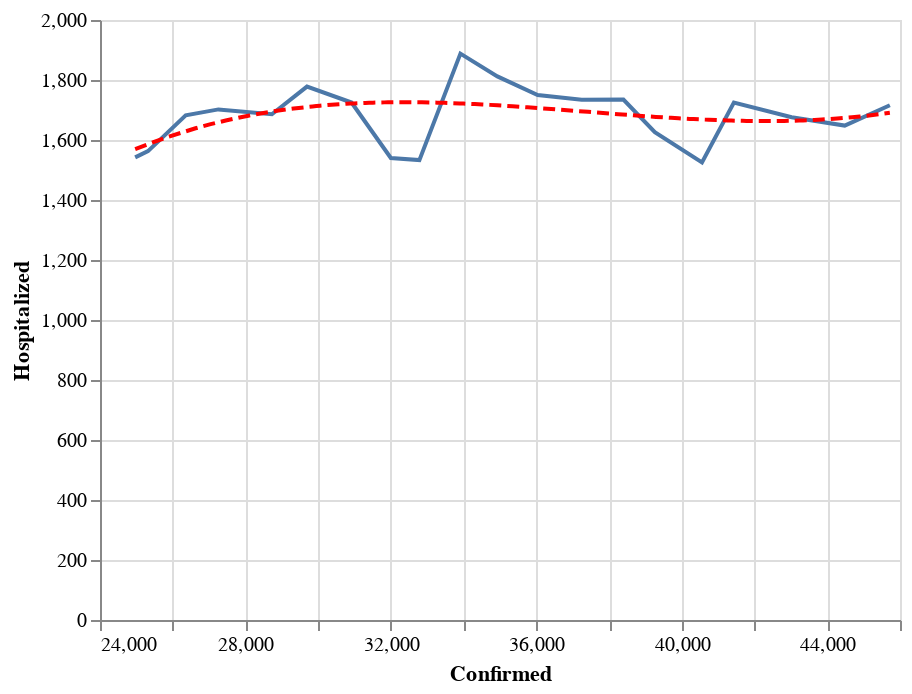

Notebook source saved alongside this figure:
### Code cell
state = alt.Chart(data[data['State'] == 'TX'].sort_values('Date').tail(21)).mark_line().encode(
    x='Confirmed:Q',
    y='Hospitalized:Q'
)
reg = state.transform_regression("Confirmed", "Hospitalized", method="poly").mark_line(color='red', strokeDash=[6,3])
(state+reg).interactive()

### Figure 1 — Vega-Lite specification as saved in the notebook (floating-point values rounded to 4 significant figures)
{"config": {"view": {"continuousWidth": 400, "continuousHeight": 300}}, "layer": [{"mark": "line", "encoding": {"x": {"type": "quantitative", "field": "Confirmed"}, "y": {"type": "quantitative", "field": "Hospitalized"}}, "selection": {"selector018": {"type": "interval", "bind": "scales", "encodings": ["x", "y"]}}}, {"mark": {"type": "line", "color": "red", "strokeDash": [6, 3]}, "encoding": {"x": {"type": "quantitative", "field": "Confirmed"}, "y": {"type": "quantitative", "field": "Hospitalized"}}, "transform": [{"on": "Confirmed", "regression": "Hospitalized", "method": "poly"}]}], "data": {"name": "data-0517afcd8684e56863450e3ecd5167b1"}, "$schema": "https://vega.github.io/schema/vega-lite/v4.0.2.json", "datasets": {"data-0517afcd8684e56863450e3ecd5167b1": [{"State": "TX", "Date": "04-26-2020", "Confirmed": 24970.0, "Deaths": 651.0, "Recovered": 0.0, "Confirmed_New": 814.0, "Deaths_New": 13.0, "Recovered_New": 0.0, "Active": 24320.0, "positive": 24630.0, "negative": 251400.0, "pending": null, "Hospitalized": 1542.0, "hospitalizedCumulative": null, "inIcuCurrently": null, "inIcuCumulative": null, "onVentilatorCurrently": null, "onVentilatorCumulative": null, "recovered": 10760.0, "dataQualityGrade": "B", "lastUpdateEt": "4/26/2020 12:40", "hash": "29637f963b5add57304a3f09d8c2c27cd12a343c", "dateChecked": "2020-04-26T20:00:00Z", "death": 648.0, "hospitalized": null, "total": 276000.0, "totalTestResults": 276000.0, "posNeg": 276000.0, "fips": 48.0, "deathIncrease": 25.0, "hospitalizedIncrease": 0.0, "negativeIncrease": 12350.0, "positiveIncrease": 858.0, "totalTestResultsIncrease": 13200.0}, {"State": "TX", "Date": "04-27-2020", "Confirmed": 25320.0, "Deaths": 666.0, "Recovered": 0.0, "Confirmed_New": 354.0, "Deaths_New": 15.0, "Recovered_New": 0.0, "Active": 24660.0, "positive": 25300.0, "negative": 265200.0, "pending": null, "Hospitalized": 1563.0, "hospitalizedCumulative": null, "inIcuCurrently": null, "inIcuCumulative": null, "onVentilatorCurrently": null, "onVentilatorCumulative": null, "recovered": 11170.0, "dataQualityGrade": "B", "lastUpdateEt": "4/27/2020 13:10", "hash": "71e0a846ca395cb44d760afda797d76a58c2e3b6", "dateChecked": "2020-04-27T20:00:00Z", "death": 663.0, "hospitalized": null, "total": 290500.0, "totalTestResults": 290500.0, "posNeg": 290500.0, "fips": 48.0, "deathIncrease": 15.0, "hospitalizedIncrease": 0.0, "negativeIncrease": 13830.0, "positiveIncrease": 666.0, "totalTestResultsIncrease": 14500.0}, {"State": "TX", "Date": "04-28-2020", "Confirmed": 26360.0, "Deaths": 719.0, "Recovered": 0.0, "Confirmed_New": 1036.0, "Deaths_New": 53.0, "Recovered_New": 0.0, "Active": 25640.0, "positive": 26170.0, "negative": 274200.0, "pending": null, "Hospitalized": 1682.0, "hospitalizedCumulative": null, "inIcuCurrently": null, "inIcuCumulative": null, "onVentilatorCurrently": null, "onVentilatorCumulative": null, "recovered": 11790.0, "dataQualityGrade": "B", "lastUpdateEt": "4/28/2020 13:00", "hash": "2593f001bb55c0370b076f6a6bafcb8e88a02d1c", "dateChecked": "2020-04-28T20:00:00Z", "death": 690.0, "hospitalized": null, "total": 300400.0, "totalTestResults": 300400.0, "posNeg": 300400.0, "fips": 48.0, "deathIncrease": 27.0, "hospitalizedIncrease": 0.0, "negativeIncrease": 8993.0, "positiveIncrease": 874.0, "totalTestResultsIncrease": 9867.0}, {"State": "TX", "Date": "04-29-2020", "Confirmed": 27260.0, "Deaths": 754.0, "Recovered": 0.0, "Confirmed_New": 900.0, "Deaths_New": 35.0, "Recovered_New": 0.0, "Active": 26500.0, "positive": 27050.0, "negative": 287700.0, "pending": null, "Hospitalized": 1702.0, "hospitalizedCumulative": null, "inIcuCurrently": null, "inIcuCumulative": null, "onVentilatorCurrently": null, "onVentilatorCumulative": null, "recovered": 12510.0, "dataQualityGrade": "B", "lastUpdateEt": "4/29/2020 13:00", "hash": "7d17d5ccc8084f33e6993ab03832b02380225e76", "dateChecked": "2020-04-29T20:00:00Z", "death": 732.0, "hospitalized": null, "total": 314800.0, "totalTestResults": 314800.0, "posNeg": 314800.0, "fips": 48.0, "deathIncrease": 42.0, "hospitalizedIncrease": 0.0, "negativeIncrease": 13520.0, "positiveIncrease": 883.0, "totalTestResultsIncrease": 14410.0}, {"State": "TX", "Date": "04-30-2020", "Confirmed": 28730.0, "Deaths": 812.0, "Recovered": 0.0, "Confirmed_New": 1470.0, "Deaths_New": 58.0, "Recovered_New": 0.0, "Active": 27920.0, "positive": 28090.0, "negative": 302200.0, "pending": null, "Hospitalized": 1686.0, "hospitalizedCumulative": null, "inIcuCurrently": null, "inIcuCumulative": null, "onVentilatorCurrently": null, "onVentilatorCumulative": null, "recovered": 13350.0, "dataQualityGrade": "B", "lastUpdateEt": "4/29/2020 13:00", "hash": "3e86b550121260ff7f07226c771b566316634b9d", "dateChecked": "2020-04-30T20:00:00Z", "death": 782.0, "hospitalized": null, "total": 330300.0, "totalTestResults": 330300.0, "posNeg": 330300.0, "fips": 48.0, "deathIncrease": 50.0, "hospitalizedIncrease": 0.0, "negativeIncrease": 14480.0, "positiveIncrease": 1033.0, "totalTestResultsIncrease": 15510.0}, {"State": "TX", "Date": "05-01-2020", "Confirmed": 29690.0, "Deaths": 840.0, "Recovered": 0.0, "Confirmed_New": 965.0, "Deaths_New": 28.0, "Recovered_New": 0.0, "Active": 28850.0, "positive": 29230.0, "negative": 322500.0, "pending": null, "Hospitalized": 1778.0, "hospitalizedCumulative": null, "inIcuCurrently": null, "inIcuCumulative": null, "onVentilatorCurrently": null, "onVentilatorCumulative": null, "recovered": 14120.0, "dataQualityGrade": "B", "lastUpdateEt": "5/1/2020 13:00", "hash": "400c4b1147e50f54f0d3c809ec06d31acc574d33", "dateChecked": "2020-05-01T20:00:00Z", "death": 816.0, "hospitalized": null, "total": 351800.0, "totalTestResults": 351800.0, "posNeg": 351800.0, "fips": 48.0, "deathIncrease": 34.0, "hospitalizedIncrease": 0.0, "negativeIncrease": 20330.0, "positiveIncrease": 1142.0, "totalTestResultsIncrease": 21480.0}, {"State": "TX", "Date": "05-02-2020", "Confirmed": 30920.0, "Deaths": 863.0, "Recovered": 0.0, "Confirmed_New": 1225.0, "Deaths_New": 23.0, "Recovered_New": 0.0, "Active": 30050.0, "positive": 30520.0, "negative": 350100.0, "pending": null, "Hospitalized": 1725.0, "hospitalizedCumulative": null, "inIcuCurrently": null, "inIcuCumulative": null, "onVentilatorCurrently": null, "onVentilatorCumulative": null, "recovered": 14890.0, "dataQualityGrade": "B", "lastUpdateEt": "5/2/2020 12:45", "hash": "7ebc8fbb29899c1275bdc2bb060c1eadff3e2696", "dateChecked": "2020-05-02T20:00:00Z", "death": 847.0, "hospitalized": null, "total": 380600.0, "totalTestResults": 380600.0, "posNeg": 380600.0, "fips": 48.0, "deathIncrease": 31.0, "hospitalizedIncrease": 0.0, "negativeIncrease": 27580.0, "positiveIncrease": 1293.0, "totalTestResultsIncrease": 28870.0}, {"State": "TX", "Date": "05-03-2020", "Confirmed": 32000.0, "Deaths": 878.0, "Recovered": 0.0, "Confirmed_New": 1081.0, "Deaths_New": 15.0, "Recovered_New": 0.0, "Active": 31120.0, "positive": 31550.0, "negative": 359000.0, "pending": null, "Hospitalized": 1540.0, "hospitalizedCumulative": null, "inIcuCurrently": null, "inIcuCumulative": null, "onVentilatorCurrently": null, "onVentilatorCumulative": null, "recovered": 15540.0, "dataQualityGrade": "B", "lastUpdateEt": "5/2/2020 12:45", "hash": "7286bb5e8d8547980a2d258ee8afb4b230ae09bf", "dateChecked": "2020-05-03T20:00:00Z", "death": 867.0, "hospitalized": null, "total": 390600.0, "totalTestResults": 390600.0, "posNeg": 390600.0, "fips": 48.0, "deathIncrease": 20.0, "hospitalizedIncrease": 0.0, "negativeIncrease": 8886.0, "positiveIncrease": 1026.0, "totalTestResultsIncrease": 9912.0}, {"State": "TX", "Date": "05-04-2020", "Confirmed": 32780.0, "Deaths": 901.0, "Recovered": 0.0, "Confirmed_New": 785.0, "Deaths_New": 23.0, "Recovered_New": 0.0, "Active": 31880.0, "positive": 32330.0, "negative": 375100.0, "pending": null, "Hospitalized": 1533.0, "hospitalizedCumulative": null, "inIcuCurrently": null, "inIcuCumulative": null, "onVentilatorCurrently": null, "onVentilatorCumulative": null, "recovered": 16090.0, "dataQualityGrade": "B", "lastUpdateEt": "5/4/2020 13:15", "hash": "cb36d38213b6cabb99b43ab2020f0788722627c8", "dateChecked": "2020-05-04T20:00:00Z", "death": 884.0, "hospitalized": null, "total": 407400.0, "totalTestResults": 407400.0, "posNeg": 407400.0, "fips": 48.0, "deathIncrease": 17.0, "hospitalizedIncrease": 0.0, "negativeIncrease": 16050.0, "positiveIncrease": 784.0, "totalTestResultsIncrease": 16840.0}, {"State": "TX", "Date": "05-05-2020", "Confirmed": 33910.0, "Deaths": 925.0, "Recovered": 0.0, "Confirmed_New": 1129.0, "Deaths_New": 24.0, "Recovered_New": 0.0, "Active": 32990.0, "positive": 33370.0, "negative": 393800.0, "pending": null, "Hospitalized": 1888.0, "hospitalizedCumulative": null, "inIcuCurrently": null, "inIcuCumulative": null, "onVentilatorCurrently": null, "onVentilatorCumulative": null, "recovered": 16790.0, "dataQualityGrade": "B", "lastUpdateEt": "5/5/2020 13:15", "hash": "e75eea9ddd3f02eba2ffa4dd8a2df79b71ce6547", "dateChecked": "2020-05-05T20:00:00Z", "death": 906.0, "hospitalized": null, "total": 427200.0, "totalTestResults": 427200.0, "posNeg": 427200.0, "fips": 48.0, "deathIncrease": 22.0, "hospitalizedIncrease": 0.0, "negativeIncrease": 18780.0, "positiveIncrease": 1037.0, "totalTestResultsIncrease": 19810.0}, {"State": "TX", "Date": "05-06-2020", "Confirmed": 34930.0, "Deaths": 954.0, "Recovered": 0.0, "Confirmed_New": 1016.0, "Deaths_New": 29.0, "Recovered_New": 0.0, "Active": 33970.0, "positive": 34420.0, "negative": 404500.0, "pending": null, "Hospitalized": 1812.0, "hospitalizedCumulative": null, "inIcuCurrently": null, "inIcuCumulative": null, "onVentilatorCurrently": null, "onVentilatorCumulative": null, "recovered": 17620.0, "dataQualityGrade": "B", "lastUpdateEt": "5/6/2020 13:20", "hash": "e3e1055c642b3e0d3990aa76bce02f31643fe0d1", "dateChecked": "2020-05-06T20:00:00Z", "death": 948.0, "hospitalized": null, "total": 438900.0, "totalTestResults": 438900.0, "posNeg": 438900.0, "fips": 48.0, "deathIncrease": 42.0, "hospitalizedIncrease": 0.0, "negativeIncrease": 10680.0, "positiveIncrease": 1053.0, "totalTestResultsIncrease": 11730.0}, {"State": "TX", "Date": "05-07-2020", "Confirmed": 36040.0, "Deaths": 985.0, "Recovered": 0.0, "Confirmed_New": 1108.0, "Deaths_New": 31.0, "Recovered_New": 0.0, "Active": 35050.0, "positive": 35390.0, "negative": 419800.0, "pending": null, "Hospitalized": 1750.0, "hospitalizedCumulative": null, "inIcuCurrently": null, "inIcuCumulative": null, "onVentilatorCurrently": null, "onVentilatorCumulative": null, "recovered": 18440.0, "dataQualityGrade": "B", "lastUpdateEt": "5/7/2020 13:00", "hash": "d45b2d01a3363e6d595183fd93f6d7dfbcbde02f", "dateChecked": "2020-05-07T20:00:00Z", "death": 973.0, "hospitalized": null, "total": 455200.0, "totalTestResults": 455200.0, "posNeg": 455200.0, "fips": 48.0, "deathIncrease": 25.0, "hospitalizedIncrease": 0.0, "negativeIncrease": 15260.0, "positiveIncrease": 968.0, "totalTestResultsIncrease": 16220.0}, {"State": "TX", "Date": "05-08-2020", "Confirmed": 37250.0, "Deaths": 1025.0, "Recovered": 0.0, "Confirmed_New": 1210.0, "Deaths_New": 40.0, "Recovered_New": 0.0, "Active": 36220.0, "positive": 36610.0, "negative": 440500.0, "pending": null, "Hospitalized": 1734.0, "hospitalizedCumulative": null, "inIcuCurrently": null, "inIcuCumulative": null, "onVentilatorCurrently": null, "onVentilatorCumulative": null, "recovered": 19200.0, "dataQualityGrade": "B", "lastUpdateEt": "5/8/2020 13:00", "hash": "b7f8c531addc2df51f14fa89b29a6821d47aad45", "dateChecked": "2020-05-08T20:00:00Z", "death": 1004.0, "hospitalized": null, "total": 477100.0, "totalTestResults": 477100.0, "posNeg": 477100.0, "fips": 48.0, "deathIncrease": 31.0, "hospitalizedIncrease": 0.0, "negativeIncrease": 20740.0, "positiveIncrease": 1219.0, "totalTestResultsIncrease": 21960.0}, {"State": "TX", "Date": "05-09-2020", "Confirmed": 38390.0, "Deaths": 1066.0, "Recovered": 0.0, "Confirmed_New": 1148.0, "Deaths_New": 41.0, "Recovered_New": 0.0, "Active": 37330.0, "positive": 37860.0, "negative": 451400.0, "pending": null, "Hospitalized": 1735.0, "hospitalizedCumulative": null, "inIcuCurrently": null, "inIcuCumulative": null, "onVentilatorCurrently": null, "onVentilatorCumulative": null, "recovered": 20140.0, "dataQualityGrade": "B", "lastUpdateEt": "5/9/2020 13:15", "hash": "deeecea989a19b1e2c2f50a4fa57cec56a0ec1c2", "dateChecked": "2020-05-09T20:00:00Z", "death": 1049.0, "hospitalized": null, "total": 489300.0, "totalTestResults": 489300.0, "posNeg": 489300.0, "fips": 48.0, "deathIncrease": 45.0, "hospitalizedIncrease": 0.0, "negativeIncrease": 10920.0, "positiveIncrease": 1251.0, "totalTestResultsIncrease": 12180.0}, {"State": "TX", "Date": "05-10-2020", "Confirmed": 39260.0, "Deaths": 1094.0, "Recovered": 0.0, "Confirmed_New": 864.0, "Deaths_New": 28.0, "Recovered_New": 0.0, "Active": 38160.0, "positive": 38870.0, "negative": 462900.0, "pending": null, "Hospitalized": 1626.0, "hospitalizedCumulative": null, "inIcuCurrently": null, "inIcuCumulative": null, "onVentilatorCurrently": null, "onVentilatorCumulative": null, "recovered": 21020.0, "dataQualityGrade": "B", "lastUpdateEt": "5/10/2020 16:35", "hash": "60657a7921f91150194620b537c6c67f05172295", "dateChecked": "2020-05-10T20:00:00Z", "death": 1088.0, "hospitalized": null, "total": 501800.0, "totalTestResults": 501800.0, "posNeg": 501800.0, "fips": 48.0, "deathIncrease": 39.0, "hospitalizedIncrease": 0.0, "negativeIncrease": 11470.0, "positiveIncrease": 1009.0, "totalTestResultsIncrease": 12480.0}, {"State": "TX", "Date": "05-11-2020", "Confirmed": 40560.0, "Deaths": 1117.0, "Recovered": 0.0, "Confirmed_New": 1297.0, "Deaths_New": 23.0, "Recovered_New": 0.0, "Active": 39440.0, "positive": 39870.0, "negative": 485800.0, "pending": null, "Hospitalized": 1525.0, "hospitalizedCumulative": null, "inIcuCurrently": null, "inIcuCumulative": null, "onVentilatorCurrently": null, "onVentilatorCumulative": null, "recovered": 21710.0, "dataQualityGrade": "B", "lastUpdateEt": "5/10/2020 16:35", "hash": "14400b4f7e9ed0cdc8479e35757aa0364baa0578", "dateChecked": "2020-05-11T20:00:00Z", "death": 1100.0, "hospitalized": null, "total": 525700.0, "totalTestResults": 525700.0, "posNeg": 525700.0, "fips": 48.0, "deathIncrease": 12.0, "hospitalizedIncrease": 0.0, "negativeIncrease": 22920.0, "positiveIncrease": 1000.0, "totalTestResultsIncrease": 23920.0}, {"State": "TX", "Date": "05-12-2020", "Confirmed": 41430.0, "Deaths": 1146.0, "Recovered": 0.0, "Confirmed_New": 877.0, "Deaths_New": 29.0, "Recovered_New": 0.0, "Active": 40290.0, "positive": 41050.0, "negative": 497100.0, "pending": null, "Hospitalized": 1725.0, "hospitalizedCumulative": null, "inIcuCurrently": null, "inIcuCumulative": null, "onVentilatorCurrently": null, "onVentilatorCumulative": null, "recovered": 22670.0, "dataQualityGrade": "A", "lastUpdateEt": "5/11/2020 16:25", "hash": "11b70727dc1782af8dae590db1e184305ba794d7", "dateChecked": "2020-05-12T20:00:00Z", "death": 1133.0, "hospitalized": null, "total": 538200.0, "totalTestResults": 538200.0, "posNeg": 538200.0, "fips": 48.0, "deathIncrease": 33.0, "hospitalizedIncrease": 0.0, "negativeIncrease": 11300.0, "positiveIncrease": 1179.0, "totalTestResultsIncrease": 12480.0}, {"State": "TX", "Date": "05-13-2020", "Confirmed": 43020.0, "Deaths": 1172.0, "Recovered": 0.0, "Confirmed_New": 1588.0, "Deaths_New": 26.0, "Recovered_New": 0.0, "Active": 41850.0, "positive": 42400.0, "negative": 545000.0, "pending": null, "Hospitalized": 1676.0, "hospitalizedCumulative": null, "inIcuCurrently": null, "inIcuCumulative": null, "onVentilatorCurrently": null, "onVentilatorCumulative": null, "recovered": 23520.0, "dataQualityGrade": "A", "lastUpdateEt": "5/13/2020 16:20", "hash": "d6fd6ce0459ae48915e4bfeb01cdc78679da1777", "dateChecked": "2020-05-13T20:00:00Z", "death": 1158.0, "hospitalized": null, "total": 587400.0, "totalTestResults": 587400.0, "posNeg": 587400.0, "fips": 48.0, "deathIncrease": 25.0, "hospitalizedIncrease": 0.0, "negativeIncrease": 47900.0, "positiveIncrease": 1355.0, "totalTestResultsIncrease": 49260.0}, {"State": "TX", "Date": "05-14-2020", "Confirmed": 44480.0, "Deaths": 1235.0, "Recovered": 0.0, "Confirmed_New": 1460.0, "Deaths_New": 63.0, "Recovered_New": 0.0, "Active": 43240.0, "positive": 43850.0, "negative": 579400.0, "pending": null, "Hospitalized": 1648.0, "hospitalizedCumulative": null, "inIcuCurrently": null, "inIcuCumulative": null, "onVentilatorCurrently": null, "onVentilatorCumulative": null, "recovered": 24490.0, "dataQualityGrade": "A", "lastUpdateEt": "5/14/2020 16:30", "hash": "079503d0ff0282cf02e23eafef7222e841c55677", "dateChecked": "2020-05-14T20:00:00Z", "death": 1216.0, "hospitalized": null, "total": 623300.0, "totalTestResults": 623300.0, "posNeg": 623300.0, "fips": 48.0, "deathIncrease": 58.0, "hospitalizedIncrease": 0.0, "negativeIncrease": 34400.0, "positiveIncrease": 1448.0, "totalTestResultsIncrease": 35850.0}, {"State": "TX", "Date": "05-15-2020", "Confirmed": 45720.0, "Deaths": 1280.0, "Recovered": 0.0, "Confirmed_New": 1241.0, "Deaths_New": 45.0, "Recovered_New": 0.0, "Active": 44440.0, "positive": 45200.0, "negative": 600800.0, "pending": null, "Hospitalized": 1716.0, "hospitalizedCumulative": null, "inIcuCurrently": null, "inIcuCumulative": null, "onVentilatorCurrently": null, "onVentilatorCumulative": null, "recovered": 25450.0, "dataQualityGrade": "A", "lastUpdateEt": "5/15/2020 16:15", "hash": "61391ac9a81fe7bc2178ffdf028d776bb6ebee6a", "dateChecked": "2020-05-15T20:00:00Z", "death": 1272.0, "hospitalized": null, "total": 646000.0, "totalTestResults": 646000.0, "posNeg": 646000.0, "fips": 48.0, "deathIncrease": 56.0, "hospitalizedIncrease": 0.0, "negativeIncrease": 21360.0, "positiveIncrease": 1347.0, "totalTestResultsIncrease": 22710.0}, {"State": "TX", "Date": "05-16-2020", "Confirmed": null, "Deaths": null, "Recovered": null, "Confirmed_New": null, "Deaths_New": null, "Recovered_New": null, "Active": null, "positive": 45200.0, "negative": 600800.0, "pending": null, "Hospitalized": 1716.0, "hospitalizedCumulative": null, "inIcuCurrently": null, "inIcuCumulative": null, "onVentilatorCurrently": null, "onVentilatorCumulative": null, "recovered": 25450.0, "dataQualityGrade": "A", "lastUpdateEt": "5/15/2020 16:15", "hash": "bdafdafbd9ebf9785d423353139896fe9d621423", "dateChecked": "2020-05-16T20:00:00Z", "death": 1272.0, "hospitalized": null, "total": 646000.0, "totalTestResults": 646000.0, "posNeg": 646000.0, "fips": 48.0, "deathIncrease": 0.0, "hospitalizedIncrease": 0.0, "negativeIncrease": 0.0, "positiveIncrease": 0.0, "totalTestResultsIncrease": 0.0}]}}
